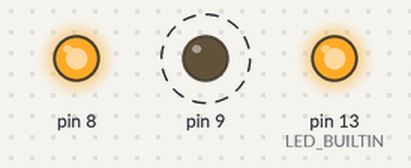
Recording of a sketch running on a simulated Arduino Uno, built with avr-gcc and run on an emulated ATmega328P. On the bench: output pins drawn as LEDs (lit = HIGH). Dashed ring = blinking.

Above: at 0.2 s.
At 1.55 s:
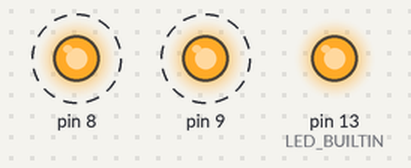
Timing chart, 0 to 3.0 s (numbered marks = the images above):
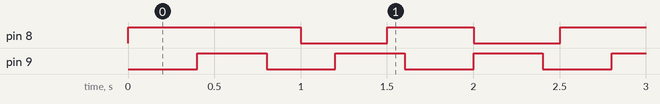

Measured:
- by itself, pin 8: alternates HIGH for 0.50 s and LOW for 0.50 s
- by itself, pin 9: alternates HIGH for 0.40 s and LOW for 0.40 s
- by itself, everything shown: repeats every 4.0 s, in 16 steps

The sketch:

ledtimer.ino
```cpp
// Jannis Naske, 25.10.2019

struct Timer
{
  void update();
  void (*func)();
  unsigned long duration;
  unsigned long time;
  unsigned long oldTime;
};

void Timer::update()
{
  auto newTime = millis();

  // the variables overflowing is not a problem: if newTime > oldTime, the result of newTime - oldTime will still be newTime + (maxunsignedlong - oldTime), which gives the right value
  time += newTime - oldTime;
  oldTime = newTime;

  if (time > duration)
  {
    func();
    time -= duration;
  }
}

Timer timer;
Timer timer2;

Timer timer3;
Timer timer4;

void setup() {
  // put your setup code here, to run once:
  pinMode(8, OUTPUT);
  pinMode(9, OUTPUT);
  digitalWrite(8, HIGH);

  pinMode(LED_BUILTIN, OUTPUT);
  digitalWrite(LED_BUILTIN, HIGH);

  timer.func = [](){digitalWrite(8, LOW);};
  timer.duration = 1000;
  timer2.func = [](){digitalWrite(8, HIGH);};
  timer2.duration = 1000;
  timer2.time = 500;

  timer3.func = [](){digitalWrite(9, LOW);};
  timer3.duration = 800;
  timer4.func = [](){digitalWrite(9, HIGH);};
  timer4.duration = 800;
  timer4.time = 400;
}

void loop() {
  // put your main code here, to run repeatedly:
  timer.update();
  timer2.update();
  timer3.update();
  timer4.update();
  delay(1);
}
```
